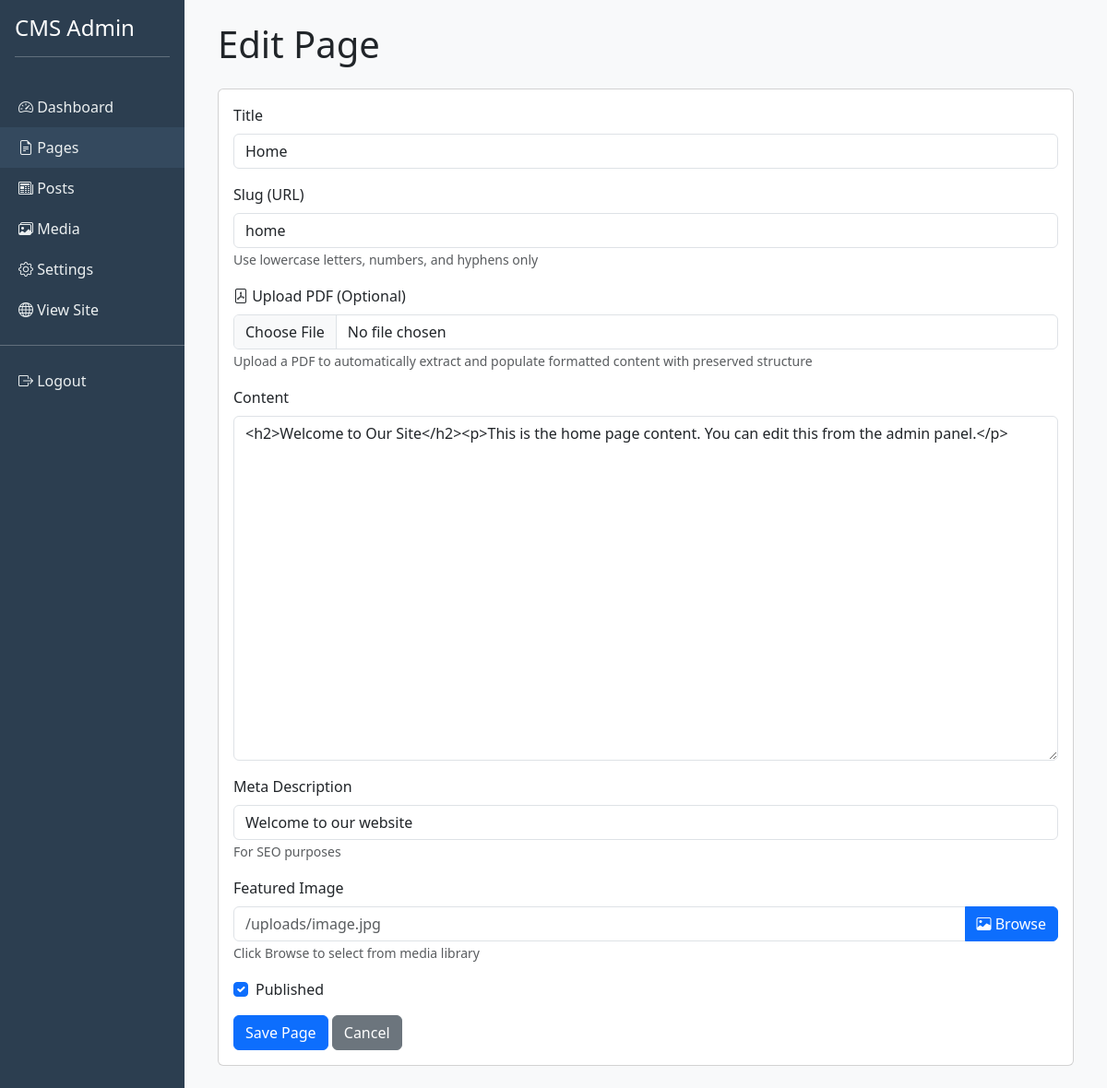
Page /admin_side/edit_page.php?id=1 (signed in) on the committed database.
### tables this page shows
CREATE TABLE IF NOT EXISTS pages (
    id INT AUTO_INCREMENT PRIMARY KEY,
    title VARCHAR(200) NOT NULL,
    slug VARCHAR(200) UNIQUE NOT NULL,
    content TEXT,
    meta_description VARCHAR(255),
    featured_image VARCHAR(500),
    is_published BOOLEAN DEFAULT 1,
    created_at TIMESTAMP DEFAULT CURRENT_TIMESTAMP,
    updated_at TIMESTAMP DEFAULT CURRENT_TIMESTAMP ON UPDATE CURRENT_TIMESTAMP
);

### admin_side/edit_page.php (the view, shortened to what this page needs)
<?php
$conn = getDBConnection();
$page = ['title' => '', 'slug' => '', 'content' => '', 'meta_description' => '', 'is_published' => 1];
if (isset($_GET['id'])) {
    $id = (int)$_GET['id'];
    $stmt = $conn->prepare("SELECT * FROM pages WHERE id = ?");
    $stmt->bind_param("i", $id);
    $stmt->execute();
    $result = $stmt->get_result();
    $page = $result->fetch_assoc();
}
?>
<!DOCTYPE html>
<html lang="en">
<head>
    <link href="https://cdn.jsdelivr.net/npm/bootstrap@5.3.0/dist/css/bootstrap.min.css" rel="stylesheet">
    <link rel="stylesheet" href="https://cdn.jsdelivr.net/npm/bootstrap-icons@1.11.0/font/bootstrap-icons.css">
    <link rel="stylesheet" href="media-picker.css">
</head>
<body>
    <div class="container-fluid">
        <div class="row">
            <div class="col-md-2 px-0 sidebar">
                <div class="p-3">
                    <h4>CMS Admin</h4>
                    <hr>
                </div>
                <nav>
                    <a href="index.php"><i class="bi bi-speedometer2"></i> Dashboard</a>
                    <a href="pages.php" class="active"><i class="bi bi-file-earmark-text"></i> Pages</a>
                    <a href="posts.php"><i class="bi bi-newspaper"></i> Posts</a>
                    <a href="media.php"><i class="bi bi-images"></i> Media</a>
                    <a href="settings.php"><i class="bi bi-gear"></i> Settings</a>
                    <a href="../public/index.php" target="_blank"><i class="bi bi-globe"></i> View Site</a>
                    <hr>
                    <a href="logout.php"><i class="bi bi-box-arrow-right"></i> Logout</a>
                </nav>
            </div>
            <div class="col-md-10">
                <div class="p-4">
                    <h1 class="mb-4"><?php echo isset($_GET['id']) ? 'Edit' : 'Add New'; ?> Page</h1>
                    <div class="card">
                        <div class="card-body">
                            <form method="POST" enctype="multipart/form-data">
                                <div class="mb-3">
                                    <label for="title" class="form-label">Title</label>
                                    <input type="text" class="form-control" id="title" name="title" value="<?php echo htmlspecialchars($page['title']); ?>" required>
                                </div>
                                <div class="mb-3">
                                    <label for="slug" class="form-label">Slug (URL)</label>
                                    <input type="text" class="form-control" id="slug" name="slug" value="<?php echo htmlspecialchars($page['slug']); ?>" required>
                                    <small class="text-muted">Use lowercase letters, numbers, and hyphens only</small>
                                </div>
                                <div class="mb-3">
                                    <label for="pdf_upload" class="form-label"><i class="bi bi-file-pdf"></i> Upload PDF (Optional)</label>
                                    <input type="file" class="form-control" id="pdf_upload" name="pdf_upload" accept=".pdf">
                                    <small class="text-muted">Upload a PDF to automatically extract and populate formatted content with preserved structure</small>
                                </div>
                                <div class="mb-3">
                                    <label for="content" class="form-label">Content</label>
                                    <textarea class="form-control" id="content" name="content" rows="15"><?php echo htmlspecialchars($page['content']); ?></textarea>
                                </div>
                                <div class="mb-3">
                                    <label for="meta_description" class="form-label">Meta Description</label>
                                    <input type="text" class="form-control" id="meta_description" name="meta_description" value="<?php echo htmlspecialchars($page['meta_description']); ?>">
                                    <small class="text-muted">For SEO purposes</small>
                                </div>
                                <div class="mb-3">
                                    <label for="featured_image" class="form-label">Featured Image</label>
                                    <div class="input-group">
                                        <input type="text" class="form-control" id="featured_image" name="featured_image" value="<?php echo htmlspecialchars($page['featured_image'] ?? ''); ?>" placeholder="/uploads/image.jpg" readonly>
                                        <button type="button" class="btn btn-primary" onclick="openMediaPicker((path) => { document.getElementById('featured_image').value = path; updateImagePreview('featured_image', 'imagePreview'); })">
                                            <i class="bi bi-image"></i> Browse
                                        </button>
                                    </div>
                                    <small class="text-muted">Click Browse to select from media library</small>
                                </div>
                                <div class="mb-3 form-check">
                                    <input type="checkbox" class="form-check-input" id="is_published" name="is_published" <?php echo $page['is_published'] ? 'checked' : ''; ?>>
                                    <label class="form-check-label" for="is_published">Published</label>
                                </div>
                                <button type="submit" class="btn btn-primary">Save Page</button>
                                <a href="pages.php" class="btn btn-secondary">Cancel</a>
                            </form>
                        </div>
                    </div>
                </div>
            </div>
        </div>
    </div>
</body>
</html>

### admin_side/edit_page.php (style rules this page uses)
body { background-color: #f8f9fa; }
.sidebar { background-color: #2c3e50; min-height: 100vh; color: white; }
.sidebar a { color: #ecf0f1; text-decoration: none; padding: 10px 20px; display: block; transition: background 0.3s; }
.sidebar a:hover, .sidebar a.active { background-color: #34495e; }

### rows in the picture
pages: title "Home", slug "home", content "<h2>Welcome to Our Site</h2><p>This is the home page content. You can edit this from the admin panel.</p>", meta_description "Welcome to our website", is_published "☑"
